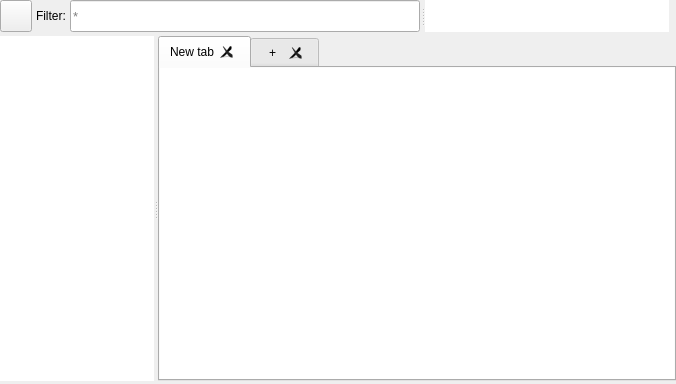
<?xml version="1.0" encoding="UTF-8"?>
<ui version="4.0">
 <class>Form</class>
 <widget class="QWidget" name="Form">
  <property name="geometry">
   <rect>
    <x>0</x>
    <y>0</y>
    <width>676</width>
    <height>384</height>
   </rect>
  </property>
  <property name="windowTitle">
   <string>Form</string>
  </property>
  <layout class="QVBoxLayout" name="verticalLayout">
   <property name="spacing">
    <number>4</number>
   </property>
   <property name="leftMargin">
    <number>0</number>
   </property>
   <property name="topMargin">
    <number>0</number>
   </property>
   <property name="rightMargin">
    <number>0</number>
   </property>
   <property name="bottomMargin">
    <number>3</number>
   </property>
   <item>
    <layout class="QHBoxLayout" name="local_packages_bar_layout">
     <property name="sizeConstraint">
      <enum>QLayout::SetMinimumSize</enum>
     </property>
     <property name="rightMargin">
      <number>7</number>
     </property>
     <item>
      <widget class="QPushButton" name="refresh_button">
       <property name="sizePolicy">
        <sizepolicy hsizetype="Preferred" vsizetype="Preferred">
         <horstretch>1</horstretch>
         <verstretch>1</verstretch>
        </sizepolicy>
       </property>
       <property name="minimumSize">
        <size>
         <width>32</width>
         <height>32</height>
        </size>
       </property>
       <property name="maximumSize">
        <size>
         <width>32</width>
         <height>32</height>
        </size>
       </property>
       <property name="toolTip">
        <string>Refresh package list view</string>
       </property>
       <property name="text">
        <string/>
       </property>
      </widget>
     </item>
     <item>
      <widget class="QLabel" name="package_filter_label">
       <property name="sizePolicy">
        <sizepolicy hsizetype="Fixed" vsizetype="Preferred">
         <horstretch>1</horstretch>
         <verstretch>1</verstretch>
        </sizepolicy>
       </property>
       <property name="minimumSize">
        <size>
         <width>0</width>
         <height>32</height>
        </size>
       </property>
       <property name="maximumSize">
        <size>
         <width>16777215</width>
         <height>32</height>
        </size>
       </property>
       <property name="text">
        <string>Filter:</string>
       </property>
      </widget>
     </item>
     <item>
      <widget class="QSplitter" name="splitter_filter">
       <property name="sizePolicy">
        <sizepolicy hsizetype="Expanding" vsizetype="Preferred">
         <horstretch>1</horstretch>
         <verstretch>1</verstretch>
        </sizepolicy>
       </property>
       <property name="orientation">
        <enum>Qt::Horizontal</enum>
       </property>
       <property name="handleWidth">
        <number>5</number>
       </property>
       <property name="childrenCollapsible">
        <bool>false</bool>
       </property>
       <widget class="QLineEdit" name="package_filter_edit">
        <property name="enabled">
         <bool>true</bool>
        </property>
        <property name="sizePolicy">
         <sizepolicy hsizetype="Preferred" vsizetype="Minimum">
          <horstretch>1</horstretch>
          <verstretch>1</verstretch>
         </sizepolicy>
        </property>
        <property name="minimumSize">
         <size>
          <width>150</width>
          <height>32</height>
         </size>
        </property>
        <property name="maximumSize">
         <size>
          <width>350</width>
          <height>32</height>
         </size>
        </property>
        <property name="font">
         <font>
          <pointsize>10</pointsize>
         </font>
        </property>
        <property name="inputMethodHints">
         <set>Qt::ImhNone</set>
        </property>
        <property name="placeholderText">
         <string>*</string>
        </property>
        <property name="clearButtonEnabled">
         <bool>true</bool>
        </property>
       </widget>
       <widget class="QTextBrowser" name="package_path_label">
        <property name="sizePolicy">
         <sizepolicy hsizetype="Expanding" vsizetype="Minimum">
          <horstretch>0</horstretch>
          <verstretch>0</verstretch>
         </sizepolicy>
        </property>
        <property name="maximumSize">
         <size>
          <width>16777215</width>
          <height>32</height>
         </size>
        </property>
        <property name="styleSheet">
         <string notr="true">text-align: right;</string>
        </property>
        <property name="frameShape">
         <enum>QFrame::NoFrame</enum>
        </property>
        <property name="verticalScrollBarPolicy">
         <enum>Qt::ScrollBarAlwaysOff</enum>
        </property>
        <property name="horizontalScrollBarPolicy">
         <enum>Qt::ScrollBarAlwaysOff</enum>
        </property>
        <property name="sizeAdjustPolicy">
         <enum>QAbstractScrollArea::AdjustToContents</enum>
        </property>
        <property name="autoFormatting">
         <set>QTextEdit::AutoNone</set>
        </property>
        <property name="lineWrapMode">
         <enum>QTextEdit::NoWrap</enum>
        </property>
        <property name="html">
         <string>&lt;!DOCTYPE HTML PUBLIC &quot;-//W3C//DTD HTML 4.0//EN&quot; &quot;http://www.w3.org/TR/REC-html40/strict.dtd&quot;&gt;
&lt;html&gt;&lt;head&gt;&lt;meta name=&quot;qrichtext&quot; content=&quot;1&quot; /&gt;&lt;meta charset=&quot;utf-8&quot; /&gt;&lt;style type=&quot;text/css&quot;&gt;
p, li { white-space: pre-wrap; }
hr { height: 1px; border-width: 0; }
li.unchecked::marker { content: &quot;\2610&quot;; }
li.checked::marker { content: &quot;\2612&quot;; }
&lt;/style&gt;&lt;/head&gt;&lt;body style=&quot; font-family:'Segoe UI'; font-size:9pt; font-weight:400; font-style:normal;&quot;&gt;
&lt;p style=&quot;-qt-paragraph-type:empty; margin-top:0px; margin-bottom:0px; margin-left:0px; margin-right:0px; -qt-block-indent:0; text-indent:0px;&quot;&gt;&lt;br /&gt;&lt;/p&gt;&lt;/body&gt;&lt;/html&gt;</string>
        </property>
        <property name="overwriteMode">
         <bool>false</bool>
        </property>
       </widget>
      </widget>
     </item>
    </layout>
   </item>
   <item>
    <widget class="QSplitter" name="splitter">
     <property name="sizePolicy">
      <sizepolicy hsizetype="Preferred" vsizetype="Preferred">
       <horstretch>0</horstretch>
       <verstretch>0</verstretch>
      </sizepolicy>
     </property>
     <property name="orientation">
      <enum>Qt::Horizontal</enum>
     </property>
     <property name="childrenCollapsible">
      <bool>false</bool>
     </property>
     <widget class="QTreeView" name="package_select_view">
      <property name="sizePolicy">
       <sizepolicy hsizetype="Preferred" vsizetype="Expanding">
        <horstretch>1</horstretch>
        <verstretch>1</verstretch>
       </sizepolicy>
      </property>
      <property name="minimumSize">
       <size>
        <width>100</width>
        <height>0</height>
       </size>
      </property>
      <property name="frameShape">
       <enum>QFrame::NoFrame</enum>
      </property>
      <property name="sizeAdjustPolicy">
       <enum>QAbstractScrollArea::AdjustToContents</enum>
      </property>
      <property name="indentation">
       <number>15</number>
      </property>
      <property name="uniformRowHeights">
       <bool>true</bool>
      </property>
      <property name="sortingEnabled">
       <bool>true</bool>
      </property>
      <property name="animated">
       <bool>true</bool>
      </property>
      <property name="headerHidden">
       <bool>false</bool>
      </property>
      <attribute name="headerVisible">
       <bool>true</bool>
      </attribute>
     </widget>
     <widget class="QTabWidget" name="package_tab_widget">
      <property name="sizePolicy">
       <sizepolicy hsizetype="Preferred" vsizetype="Preferred">
        <horstretch>2</horstretch>
        <verstretch>0</verstretch>
       </sizepolicy>
      </property>
      <property name="minimumSize">
       <size>
        <width>0</width>
        <height>0</height>
       </size>
      </property>
      <property name="currentIndex">
       <number>0</number>
      </property>
      <property name="documentMode">
       <bool>false</bool>
      </property>
      <property name="tabsClosable">
       <bool>true</bool>
      </property>
      <property name="movable">
       <bool>false</bool>
      </property>
      <property name="tabBarAutoHide">
       <bool>false</bool>
      </property>
      <widget class="QWidget" name="tab">
       <property name="sizePolicy">
        <sizepolicy hsizetype="Preferred" vsizetype="MinimumExpanding">
         <horstretch>2</horstretch>
         <verstretch>0</verstretch>
        </sizepolicy>
       </property>
       <attribute name="title">
        <string>New tab</string>
       </attribute>
       <layout class="QHBoxLayout" name="horizontalLayout">
        <property name="spacing">
         <number>0</number>
        </property>
        <property name="leftMargin">
         <number>0</number>
        </property>
        <property name="topMargin">
         <number>0</number>
        </property>
        <property name="rightMargin">
         <number>0</number>
        </property>
        <property name="bottomMargin">
         <number>0</number>
        </property>
        <item>
         <widget class="QTreeView" name="package_file_view">
          <property name="sizePolicy">
           <sizepolicy hsizetype="Preferred" vsizetype="Expanding">
            <horstretch>2</horstretch>
            <verstretch>1</verstretch>
           </sizepolicy>
          </property>
          <property name="minimumSize">
           <size>
            <width>100</width>
            <height>0</height>
           </size>
          </property>
          <property name="frameShape">
           <enum>QFrame::NoFrame</enum>
          </property>
          <property name="sizeAdjustPolicy">
           <enum>QAbstractScrollArea::AdjustToContents</enum>
          </property>
          <property name="editTriggers">
           <set>QAbstractItemView::EditKeyPressed|QAbstractItemView::SelectedClicked</set>
          </property>
          <property name="tabKeyNavigation">
           <bool>true</bool>
          </property>
          <property name="dragDropMode">
           <enum>QAbstractItemView::DragDrop</enum>
          </property>
          <property name="defaultDropAction">
           <enum>Qt::TargetMoveAction</enum>
          </property>
          <property name="indentation">
           <number>15</number>
          </property>
          <property name="uniformRowHeights">
           <bool>true</bool>
          </property>
          <property name="itemsExpandable">
           <bool>true</bool>
          </property>
          <property name="sortingEnabled">
           <bool>true</bool>
          </property>
          <property name="animated">
           <bool>true</bool>
          </property>
         </widget>
        </item>
       </layout>
      </widget>
      <widget class="QWidget" name="add_new_tab_tab">
       <attribute name="title">
        <string>  +  </string>
       </attribute>
      </widget>
     </widget>
    </widget>
   </item>
  </layout>
 </widget>
 <resources/>
 <connections/>
</ui>
